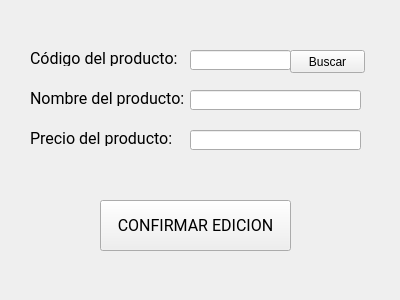
<?xml version="1.0" encoding="UTF-8"?>
<ui version="4.0">
 <class>VentanaEditarProductos</class>
 <widget class="QWidget" name="VentanaEditarProductos">
  <property name="geometry">
   <rect>
    <x>0</x>
    <y>0</y>
    <width>400</width>
    <height>300</height>
   </rect>
  </property>
  <property name="windowTitle">
   <string>EDITAR PRODUCTOS</string>
  </property>
  <widget class="QLabel" name="label">
   <property name="geometry">
    <rect>
     <x>30</x>
     <y>90</y>
     <width>161</width>
     <height>16</height>
    </rect>
   </property>
   <property name="font">
    <font>
     <family>Roboto</family>
     <pointsize>12</pointsize>
    </font>
   </property>
   <property name="text">
    <string>Nombre del producto:</string>
   </property>
  </widget>
  <widget class="QLineEdit" name="Field_NombreProducto">
   <property name="geometry">
    <rect>
     <x>190</x>
     <y>90</y>
     <width>171</width>
     <height>20</height>
    </rect>
   </property>
  </widget>
  <widget class="QLineEdit" name="Field_CodigoProducto">
   <property name="geometry">
    <rect>
     <x>190</x>
     <y>50</y>
     <width>101</width>
     <height>20</height>
    </rect>
   </property>
  </widget>
  <widget class="QLabel" name="label_2">
   <property name="geometry">
    <rect>
     <x>30</x>
     <y>50</y>
     <width>161</width>
     <height>16</height>
    </rect>
   </property>
   <property name="font">
    <font>
     <family>Roboto</family>
     <pointsize>12</pointsize>
    </font>
   </property>
   <property name="text">
    <string>Código del producto:</string>
   </property>
  </widget>
  <widget class="QLineEdit" name="Field_PrecioProducto">
   <property name="geometry">
    <rect>
     <x>190</x>
     <y>130</y>
     <width>171</width>
     <height>20</height>
    </rect>
   </property>
  </widget>
  <widget class="QLabel" name="label_3">
   <property name="geometry">
    <rect>
     <x>30</x>
     <y>130</y>
     <width>161</width>
     <height>16</height>
    </rect>
   </property>
   <property name="font">
    <font>
     <family>Roboto</family>
     <pointsize>12</pointsize>
    </font>
   </property>
   <property name="text">
    <string>Precio del producto:</string>
   </property>
  </widget>
  <widget class="QPushButton" name="Boton_GuardarCambios">
   <property name="geometry">
    <rect>
     <x>100</x>
     <y>200</y>
     <width>191</width>
     <height>51</height>
    </rect>
   </property>
   <property name="font">
    <font>
     <family>Roboto</family>
     <pointsize>12</pointsize>
    </font>
   </property>
   <property name="text">
    <string>CONFIRMAR EDICION</string>
   </property>
  </widget>
  <widget class="QPushButton" name="Boton_BucsarProducto">
   <property name="geometry">
    <rect>
     <x>290</x>
     <y>50</y>
     <width>75</width>
     <height>23</height>
    </rect>
   </property>
   <property name="text">
    <string>Buscar</string>
   </property>
  </widget>
 </widget>
 <resources/>
 <connections/>
</ui>
